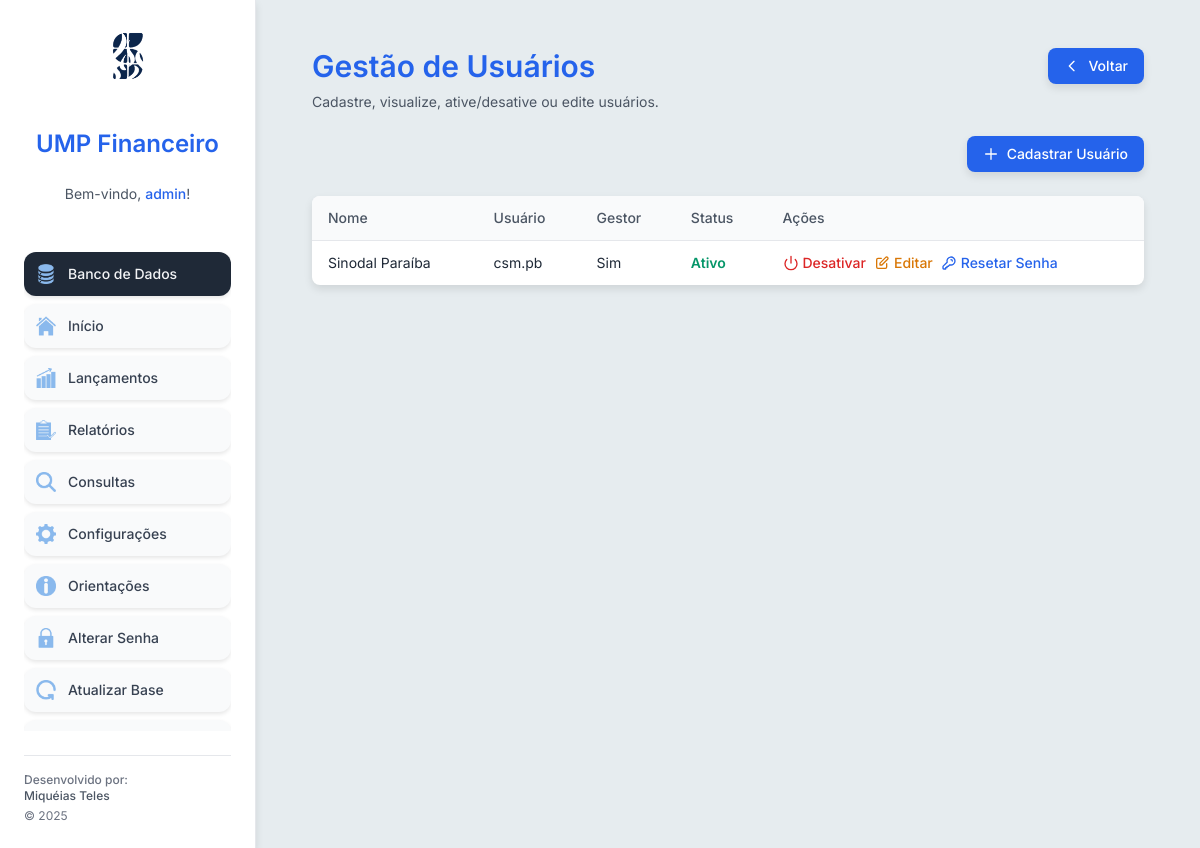
Screenshot of /usuarios_cadastrados (signed in) with the database file from the repository.
### models.py (models this page shows, shortened)
class Usuario(db.Model, UserMixin):
    __tablename__ = 'usuario'
    id = db.Column(db.Integer, primary_key=True)
    username = db.Column(db.String(80), unique=True, nullable=False)
    senha = db.Column(db.String(256), nullable=False)
    is_active = db.Column(db.Boolean, default=True)  # Aqui usei is active por causa da compatibilidade com Flask-Login

class Configuracao(db.Model):
    id = db.Column(db.Integer, primary_key=True)
    id_usuario = db.Column(db.Integer, db.ForeignKey('usuario.id'), nullable=False)
    admin = db.Column(db.Integer, nullable=False)
    gestor = db.Column(db.String(100), nullable=False)
    sinodal = db.Column(db.String(100), nullable=False)
    ump_federacao = db.Column(db.String(100), nullable=False)
    federacao_sinodo = db.Column(db.String(100), nullable=False)
    ano_vigente = db.Column(db.Integer, nullable=False)
    socios_ativos = db.Column(db.Integer, nullable=False)
    socios_cooperadores = db.Column(db.Integer, nullable=False)
    tesoureiro_responsavel = db.Column(db.String(100), nullable=False)
    presidente_responsavel = db.Column(db.String(100), nullable=False)
    saldo_inicial = db.Column(db.Float, nullable=False)
    email = db.Column(db.String(120), unique=True, nullable=False)

### app.py (the view)
@app.route('/usuarios_cadastrados')
@login_required
def usuarios_cadastrados():
    configuracoes = Configuracao.query.filter_by(admin=current_user.id).all()
    usuarios = []
    for config in configuracoes:
        usuario = Usuario.query.get(config.id_usuario)
        if usuario and usuario.id != current_user.id:
            usuarios.append({
                'id': usuario.id,
                'username': usuario.username,
                'is_active': usuario.is_active,
                'ump_federacao': config.ump_federacao,
                'gestor': config.gestor
            })
    return render_template('usuarios_cadastrados.html', usuarios=usuarios)

### app.py (called while the page is built)
@app.after_request
def add_header(response):
    response.cache_control.max_age = 300  # Cache de 5 minutos para estáticos
    return response

@login_manager.user_loader
def load_user(user_id):
    return Usuario.query.get(int(user_id))

### templates/usuarios_cadastrados.html (shortened to what this page needs)
{% extends 'base.html' %}
{% block content %}
<div class="min-h-screen bg-gray-100" style="background-color: #E6ECEF;">
    <div class="pt-6 px-4 sm:px-6 lg:px-8">
        <div class="max-w-5xl mx-auto">
            <div class="mb-6 animate-fade-in">
                <div class="flex justify-between items-center">
                    <h1 class="text-3xl font-semibold text-blue-600">Gestão de Usuários</h1>
                    <a href="{{ url_for('admin_consultar') }}" class="flex items-center bg-blue-600 text-white text-sm font-medium py-2 px-4 rounded-lg hover:bg-blue-700 transition-all duration-200 shadow-md">
                        <svg class="w-4 h-4 mr-2" xmlns="http://www.w3.org/2000/svg" fill="none" viewBox="0 0 24 24" stroke="currentColor">
                            <path stroke-linecap="round" stroke-linejoin="round" stroke-width="2" d="M15 19l-7-7 7-7" />
                        </svg>
                        Voltar
                    </a>
                </div>
                <p class="mt-2 text-sm text-gray-600">Cadastre, visualize, ative/desative ou edite usuários.</p>
            </div>
            <div class="flex flex-col sm:flex-row justify-end gap-4 mb-6 animate-fade-in">
                <a href="{{ url_for('cadastro') }}" class="flex items-center bg-blue-600 text-white text-sm font-medium py-2 px-4 rounded-lg hover:bg-blue-700 transition-all duration-200 shadow-md">
                    <svg class="w-4 h-4 mr-2" xmlns="http://www.w3.org/2000/svg" fill="none" viewBox="0 0 24 24" stroke="currentColor">
                        <path stroke-linecap="round" stroke-linejoin="round" stroke-width="2" d="M12 4v16m8-8H4" />
                    </svg>
                    Cadastrar Usuário
                </a>
            </div>
            <div class="bg-white rounded-lg shadow-md overflow-x-auto animate-fade-in">
                <table class="min-w-full text-sm">
                    <thead class="bg-gray-50 text-gray-600">
                        <tr>
                            <th class="px-4 py-3 text-left text-sm font-medium">Nome</th>
                            <th class="px-4 py-3 text-left text-sm font-medium">Usuário</th>
                            <th class="px-4 py-3 text-left text-sm font-medium">Gestor</th>
                            <th class="px-4 py-3 text-left text-sm font-medium">Status</th>
                            <th class="px-4 py-3 text-left text-sm font-medium">Ações</th>
                        </tr>
                    </thead>
                    <tbody class="text-gray-800">
                        {% for u in usuarios %}
                        <tr class="border-t border-gray-200 hover:bg-gray-50 transition-colors">
                            <td class="px-4 py-3 text-sm">{{ u.ump_federacao }}</td>
                            <td class="px-4 py-3 text-sm">{{ u.username }}</td>
                            <td class="px-4 py-3 text-sm">{{ u.gestor }}</td>
                            <td class="px-4 py-3 text-sm">
                                {% if u.is_active %}
                                    <span class="text-green-600 font-semibold">Ativo</span>
                                {% else %}
                                    <span class="text-red-600 font-semibold">Inativo</span>
                                {% endif %}
                            </td>
                            <td class="px-4 py-3 text-sm space-x-2 flex items-center">
                                {% if u.is_active %}
                                    <a href="{{ url_for('desativar_usuario', id=u.id) }}" class="flex items-center text-red-600 hover:text-red-700 font-medium">
                                        <svg class="w-4 h-4 mr-1" xmlns="http://www.w3.org/2000/svg" fill="none" viewBox="0 0 24 24" stroke="currentColor">
                                            <path stroke-linecap="round" stroke-linejoin="round" stroke-width="2" d="M18.36 6.64a9 9 0 11-12.73 0M12 2v10" />
                                        </svg>
                                        Desativar
                                    </a>
                                {% endif %}
                                <a href="{{ url_for('editar_usuario', id=u.id) }}" class="flex items-center text-yellow-600 hover:text-yellow-700 font-medium">
                                    <svg class="w-4 h-4 mr-1" xmlns="http://www.w3.org/2000/svg" fill="none" viewBox="0 0 24 24" stroke="currentColor">
                                        <path stroke-linecap="round" stroke-linejoin="round" stroke-width="2" d="M11 5H6a2 2 0 00-2 2v11a2 2 0 002 2h11a2 2 0 002-2v-5m-1.414-9.414a2 2 0 112.828 2.828L11.828 15H9v-2.828l8.586-8.586z" />
                                    </svg>
                                    Editar
                                </a>
                                <a href="{{ url_for('resetar_senha', id=u.id) }}" onclick="return confirm('Deseja realmente resetar a senha desse usuário?');" class="flex items-center text-blue-600 hover:text-blue-700 font-medium">
                                    <svg class="w-4 h-4 mr-1" xmlns="http://www.w3.org/2000/svg" fill="none" viewBox="0 0 24 24" stroke="currentColor">
                                        <path stroke-linecap="round" stroke-linejoin="round" stroke-width="2" d="M15 7a2 2 0 012 2m4 0a6 6 0 01-7.743 5.743L11 17H9v2H7v2H4a1 1 0 01-1-1v-2.586a1 1 0 01.293-.707l5.964-5.964A6 6 0 1121 9z" />
                                    </svg>
                                    Resetar Senha
                                </a>
                            </td>
                        </tr>
                        {% endfor %}
                    </tbody>
                </table>
            </div>
        </div>
    </div>
</div>
{% endblock %}

### templates/base.html (shortened to what this page needs)
<!DOCTYPE html>
<html lang="pt-br">
<head>
    <link href="https://cdn.jsdelivr.net/npm/tailwindcss@2.2.19/dist/tailwind.min.css" rel="stylesheet">
</head>
<body class="min-h-screen bg-gray-100 flex flex-col md:flex-row" style="font-family: 'Inter', sans-serif; background-color: #E6ECEF;">
    <aside id="sidebar" class="w-64 bg-white text-gray-700 p-6 flex flex-col gap-6 shadow-md fixed h-full transition-all duration-300 md:w-64 md:hover:w-72 border-r border-gray-200 z-40 transform -translate-x-full md:translate-x-0">
        <div class="flex justify-center mb-4">
            <img src="{{ url_for('static', filename='Logos/logo_sinodal.png') }}" alt="Logo UMP" class="h-16 w-auto animate-fade-in">
        </div>
        <h2 class="text-2xl font-semibold text-blue-600 animate-fade-in text-center">
            UMP Financeiro
        </h2>
        <p class="text-sm text-gray-600 mb-6 animate-fade-in text-center">
            Bem-vindo, <span class="font-medium text-blue-600">{{ current_user.username }}</span>!
        </p>
        <nav class="flex flex-col space-y-2 flex-grow overflow-y-auto">
             {% if current_user.id == 1 %}
                <a href="{{ url_for('admin_panel') }}" class="flex items-center p-3 rounded-xl bg-gray-800 hover:bg-gray-700 hover:text-gray-100 transition-all duration-200 transform hover:scale-105 hover:shadow-sm">
                    <img src="{{ url_for('static', filename='icones/11.png') }}" alt="Ícone Gestão" class="mr-3 w-5 h-5">
                    <span class="text-sm font-medium text-gray-100">Banco de Dados</span>
                </a>
            {% endif %}
            <a href="/" class="flex items-center p-3 rounded-xl bg-gray-50 hover:bg-blue-50 hover:text-blue-600 transition-all duration-200 transform hover:scale-105 hover:shadow-sm">
                <img src="{{ url_for('static', filename='icones/1.png') }}" alt="Ícone Início" class="mr-3 w-5 h-5">
                <span class="text-sm font-medium">Início</span>
            </a>
            <a href="{{ url_for('lancamentos') }}" class="flex items-center p-3 rounded-xl bg-gray-50 hover:bg-blue-50 hover:text-blue-600 transition-all duration-200 transform hover:scale-105 hover:shadow-sm">
                <img src="{{ url_for('static', filename='icones/2.png') }}" alt="Ícone Lançamentos" class="mr-3 w-5 h-5">
                <span class="text-sm font-medium">Lançamentos</span>
            </a>
            <a href="{{ url_for('relatorio') }}" class="flex items-center p-3 rounded-xl bg-gray-50 hover:bg-blue-50 hover:text-blue-600 transition-all duration-200 transform hover:scale-105 hover:shadow-sm">
                <img src="{{ url_for('static', filename='icones/3.png') }}" alt="Ícone Relatórios" class="mr-3 w-5 h-5">
                <span class="text-sm font-medium">Relatórios</span>
            </a>
            <a href="{{ url_for('consultar') }}" class="flex items-center p-3 rounded-xl bg-gray-50 hover:bg-blue-50 hover:text-blue-600 transition-all duration-200 transform hover:scale-105 hover:shadow-sm">
                <img src="{{ url_for('static', filename='icones/5.png') }}" alt="Ícone Consultas" class="mr-3 w-5 h-5">
                <span class="text-sm font-medium">Consultas</span>
            </a>
            <a href="{{ url_for('configuracoes') }}" class="flex items-center p-3 rounded-xl bg-gray-50 hover:bg-blue-50 hover:text-blue-600 transition-all duration-200 transform hover:scale-105 hover:shadow-sm">
                <img src="{{ url_for('static', filename='icones/6.png') }}" alt="Ícone Configurações" class="mr-3 w-5 h-5">
                <span class="text-sm font-medium">Configurações</span>
            </a>
            <a href="{{ url_for('orientacoes') }}" class="flex items-center p-3 rounded-xl bg-gray-50 hover:bg-blue-50 hover:text-blue-600 transition-all duration-200 transform hover:scale-105 hover:shadow-sm">
                <img src="{{ url_for('static', filename='icones/4.png') }}" alt="Ícone Orientações" class="mr-3 w-5 h-5">
                <span class="text-sm font-medium">Orientações</span>
            </a>
            <a href="{{ url_for('alterar_senha') }}" class="flex items-center p-3 rounded-xl bg-gray-50 hover:bg-blue-50 hover:text-blue-600 transition-all duration-200 transform hover:scale-105 hover:shadow-sm">
                <img src="{{ url_for('static', filename='icones/7.png') }}" alt="Ícone Alterar Senha" class="mr-3 w-5 h-5">
                <span class="text-sm font-medium">Alterar Senha</span>
            </a>
            <a href="{{ url_for('excluir_todos_lancamentos') }}" class="flex items-center p-3 rounded-xl bg-gray-50 hover:bg-blue-50 hover:text-blue-600 transition-all duration-200 transform hover:scale-105 hover:shadow-sm">
                <img src="{{ url_for('static', filename='icones/8.png') }}" alt="Ícone Atualizar Base" class="mr-3 w-5 h-5">
                <span class="text-sm font-medium">Atualizar Base</span>
            </a>
            <a href="{{ url_for('suporte') }}" class="flex items-center p-3 rounded-xl bg-gray-50 hover:bg-blue-50 hover:text-blue-600 transition-all duration-200 transform hover:scale-105 hover:shadow-sm">
            </a>
        </nav>
        <div class="mt-auto text-xs text-gray-500 border-t border-gray-200 pt-4 animate-fade-in-delay">
            <p class="font-medium">Desenvolvido por:</p>
            <p class="font-medium text-gray-600">Miquéias Teles</p>
            <p class="mt-1 font-normal">© 2025</p>
        </div>
    </aside>
    <div class="flex-1 md:ml-64 flex flex-col min-h-screen overflow-y-auto p-6 bg-gray-100 transition-all duration-300" style="background-color: #E6ECEF;">
        {% block content %}{% endblock %}
    </div>
</body>
</html>

### templates/usuarios_cadastrados.html (style rules this page uses)
.animate-fade-in { animation: fadeIn 0.6s ease-out forwards; }
.shadow-md { box-shadow: 0 4px 8px rgba(0, 0, 0, 0.1); }

### templates/base.html (style rules this page uses)
.animate-fade-in { animation: fadeIn 0.6s ease-out; }
.animate-fade-in-delay { animation: fadeIn 0.8s ease-out 0.2s backwards; }
.hover\:shadow-sm { box-shadow: 0 2px 4px rgba(0, 0, 0, 0.1); }

### rows the page displays
Usuario: username "admin"
Configuracao: ump_federacao "Sinodal Paraíba", gestor "Sim"
Usuario: username "csm.pb"
